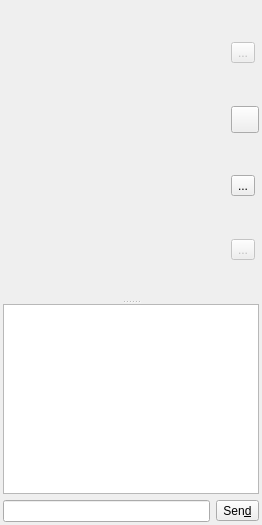
       <widget class="QWidget" name="desktopTab">
        <attribute name="title">
         <string>Desktops</string>
        </attribute>
        <layout class="QVBoxLayout" name="verticalLayout_7">
         <property name="spacing">
          <number>3</number>
         </property>
         <property name="margin">
          <number>3</number>
         </property>
         <item>
          <widget class="QSplitter" name="desktopsplitter">
           <property name="orientation">
            <enum>Qt::Vertical</enum>
           </property>
           <property name="handleWidth">
            <number>5</number>
           </property>
           <widget class="QWidget" name="layoutWidget_1">
            <layout class="QHBoxLayout" name="horizontalLayout_4" stretch="1,0">
             <property name="spacing">
              <number>3</number>
             </property>
             <item>
              <widget class="DesktopGridWidget" name="desktopgridWidget" native="true"/>
             </item>
             <item>
              <layout class="QVBoxLayout" name="verticalLayout_6">
               <item>
                <spacer name="verticalSpacer_3">
                 <property name="orientation">
                  <enum>Qt::Vertical</enum>
                 </property>
                 <property name="sizeHint" stdset="0">
                  <size>
                   <width>20</width>
                   <height>40</height>
                  </size>
                 </property>
                </spacer>
               </item>
               <item>
                <widget class="QToolButton" name="detachDesktopButton">
                 <property name="enabled">
                  <bool>false</bool>
                 </property>
                 <property name="toolTip">
                  <string>Detach selected window</string>
                 </property>
                 <property name="text">
                  <string>...</string>
                 </property>
                 <property name="icon">
                  <iconset resource="resources.qrc">
                   <normaloff>:/images/images/detach.png</normaloff>:/images/images/detach.png</iconset>
                 </property>
                 <property name="iconSize">
                  <size>
                   <width>20</width>
                   <height>20</height>
                  </size>
                 </property>
                </widget>
               </item>
               <item>
                <spacer name="verticalSpacer">
                 <property name="orientation">
                  <enum>Qt::Vertical</enum>
                 </property>
                 <property name="sizeHint" stdset="0">
                  <size>
                   <width>20</width>
                   <height>40</height>
                  </size>
                 </property>
                </spacer>
               </item>
               <item>
                <widget class="QToolButton" name="addDesktopButton">
                 <property name="toolTip">
                  <string>Put back removed window</string>
                 </property>
                 <property name="text">
                  <string/>
                 </property>
                 <property name="icon">
                  <iconset resource="resources.qrc">
                   <normaloff>:/images/images/plus.png</normaloff>:/images/images/plus.png</iconset>
                 </property>
                 <property name="iconSize">
                  <size>
                   <width>20</width>
                   <height>20</height>
                  </size>
                 </property>
                </widget>
               </item>
               <item>
                <spacer name="verticalSpacer_2">
                 <property name="orientation">
                  <enum>Qt::Vertical</enum>
                 </property>
                 <property name="sizeHint" stdset="0">
                  <size>
                   <width>20</width>
                   <height>40</height>
                  </size>
                 </property>
                </spacer>
               </item>
               <item>
                <widget class="QToolButton" name="removeDesktopButton">
                 <property name="toolTip">
                  <string>Remove selected window</string>
                 </property>
                 <property name="text">
                  <string>...</string>
                 </property>
                 <property name="icon">
                  <iconset resource="resources.qrc">
                   <normaloff>:/images/images/minus.png</normaloff>:/images/images/minus.png</iconset>
                 </property>
                 <property name="iconSize">
                  <size>
                   <width>20</width>
                   <height>20</height>
                  </size>
                 </property>
                </widget>
               </item>
               <item>
                <spacer name="verticalSpacer_4">
                 <property name="orientation">
                  <enum>Qt::Vertical</enum>
                 </property>
                 <property name="sizeHint" stdset="0">
                  <size>
                   <width>20</width>
                   <height>40</height>
                  </size>
                 </property>
                </spacer>
               </item>
               <item>
                <widget class="QToolButton" name="desktopaccessButton">
                 <property name="enabled">
                  <bool>false</bool>
                 </property>
                 <property name="toolTip">
                  <string>Request desktop access</string>
                 </property>
                 <property name="text">
                  <string>...</string>
                 </property>
                 <property name="icon">
                  <iconset resource="resources.qrc">
                   <normaloff>:/images/images/chalkstick.png</normaloff>:/images/images/chalkstick.png</iconset>
                 </property>
                 <property name="iconSize">
                  <size>
                   <width>20</width>
                   <height>20</height>
                  </size>
                 </property>
                 <property name="checkable">
                  <bool>true</bool>
                 </property>
                </widget>
               </item>
               <item>
                <spacer name="verticalSpacer_5">
                 <property name="orientation">
                  <enum>Qt::Vertical</enum>
                 </property>
                 <property name="sizeHint" stdset="0">
                  <size>
                   <width>20</width>
                   <height>40</height>
                  </size>
                 </property>
                </spacer>
               </item>
              </layout>
             </item>
            </layout>
           </widget>
           <widget class="QStackedWidget" name="desktopstackedWidget">
            <property name="maximumSize">
             <size>
              <width>16777215</width>
              <height>16777215</height>
             </size>
            </property>
            <property name="currentIndex">
             <number>0</number>
            </property>
            <widget class="QWidget" name="page">
             <layout class="QVBoxLayout" name="verticalLayout_8" stretch="1,0">
              <property name="margin">
               <number>0</number>
              </property>
              <item>
               <widget class="ChatTextEdit" name="desktopchatEdit"/>
              </item>
              <item>
               <layout class="QHBoxLayout" name="horizontalLayout_5">
                <item>
                 <widget class="ChatLineEdit" name="desktopmsgEdit"/>
                </item>
                <item>
                 <widget class="QToolButton" name="desktopsendButton">
                  <property name="text">
                   <string>Sen&amp;d</string>
                  </property>
                 </widget>
                </item>
               </layout>
              </item>
             </layout>
            </widget>
            <widget class="QWidget" name="page_2"/>
           </widget>
          </widget>
         </item>
        </layout>
       </widget>
